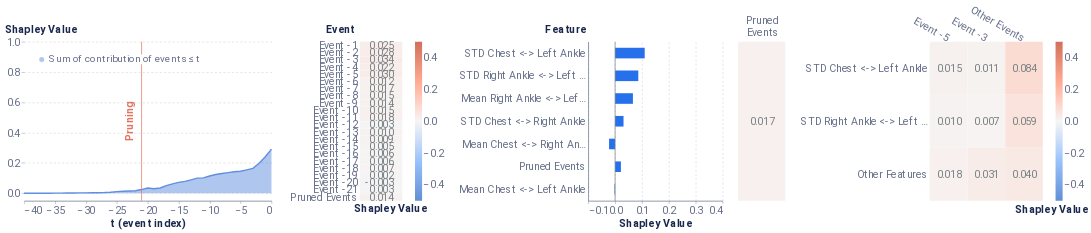

This figure's notebook cell:
### Markdown cell above
### Local Report on positive instance

### Code cell
from timeshap.explainer import local_report

pruning_dict = {'tol': 0.025}
event_dict = {'rs': 42, 'nsamples': 32000}
feature_dict = {'rs': 42, 'nsamples': 32000, 'feature_names': model_features, 'plot_features': plot_feats}
cell_dict = {'rs': 42, 'nsamples': 32000, 'top_x_feats': 2, 'top_x_events': 2}
local_report(f_hs, pos_x_data, pruning_dict, event_dict, feature_dict, cell_dict, average_event, entity_uuid=positive_sequence_id, entity_col='all_id')

### Figure 1 — Vega-Lite specification as saved in the notebook (floating-point values rounded to 4 significant figures)
{"config": {"axis": {"domain": true, "domainColor": "#666F89", "grid": false, "gridCap": "round", "gridColor": "#B3B7C4", "gridDash": [2, 4], "gridWidth": 0.5, "labelColor": "#666F89", "labelFont": "Roboto, Arial, sans-serif", "labelPadding": 2, "tickColor": "#666F89", "tickOpacity": 0.5, "tickSize": 4, "titleColor": "#19274E", "titleFont": "Roboto, Arial, sans-serif", "titleFontSize": 12}, "axisBand": {"domain": true, "labelPadding": 4, "ticks": false}, "axisY": {"domain": false, "titleAlign": "left", "titleAngle": 0, "titleX": -20, "titleY": -10}, "legend": {"labelColor": "#666F89", "labelFont": "Roboto, Arial, sans-serif", "labelFontSize": 12, "symbolSize": 40, "titleColor": "#19274E", "titleFont": "Roboto, Arial, sans-serif", "titleFontSize": 12, "titlePadding": 4}, "arc": {"stroke": "#FFFFFF", "strokeWidth": 1}, "bar": {"fill": "#2770EB", "stroke": null}, "line": {"stroke": "#2770EB", "strokeWidth": 2}, "path": {"stroke": "#2770EB", "strokeWidth": 0.5}, "point": {"fill": "#2770EB", "shape": "circle", "filled": true}, "rect": {"fill": "#2770EB"}, "rule": {"stroke": "#666F89"}, "shape": {"stroke": "#2770EB"}, "text": {"color": "#19274E", "font": "Roboto, Arial, sans-serif", "fontSize": 12}, "range": {"category": ["#2770EB", "#77B98A", "#DA5252", "#FFC400", "#A87AEA", "#00A39E", "#19274E"], "diverging": ["#006360", "#2BB3AE", "#96D9D7", "#FFFFFF", "#EDAAAA", "#DA5252", "#811D1D"], "heatmap": ["#18448F", "#1B4EA5", "#2770EB", "#4C88EE", "#82ACF3", "#A6C4F7", "#E9F1FD"], "ramp": ["#18448F", "#1B4EA5", "#2770EB", "#4C88EE", "#82ACF3", "#A6C4F7", "#E9F1FD"]}, "background": "#FFFFFF", "group": {"fill": "#FFFFFF"}, "header": {"labelColor": "#19274E", "labelFont": "Roboto, Arial, sans-serif", "labelFontSize": 12, "titleColor": "#19274E", "titleFont": "Roboto, Arial, sans-serif", "titleFontSize": 16}, "title": {"anchor": "start", "color": "#19274E", "font": "Roboto, Arial, sans-serif", "fontSize": 20, "fontWeight": "bold", "offset": 20, "subtitleColor": "#19274E", "subtitleFontSize": 16}, "view": {"continuousHeight": 300, "continuousWidth": 400, "stroke": "transparent"}}, "hconcat": [{"layer": [{"mark": {"type": "area", "opacity": 0.5}, "encoding": {"color": {"field": "Coalition", "legend": {"fillColor": "white", "labelFontSize": 14, "labelLimit": 0, "orient": "top-left", "symbolSize": 50, "symbolStrokeWidth": 0, "title": null}, "scale": {"domain": ["Sum of contribution of events ≤ t"], "range": ["#618FE0"]}, "type": "nominal"}, "x": {"axis": {"labelFontSize": 15, "title": "t (event index)", "titleFontSize": 15}, "field": "t (event index)", "type": "quantitative"}, "y": {"axis": {"grid": true, "labelFontSize": 15, "titleFontSize": 15, "titleX": -28}, "field": "Shapley Value", "scale": {"domain": [-0.05, 1]}, "type": "quantitative"}}}, {"mark": "line", "encoding": {"color": {"field": "Coalition", "legend": {"fillColor": "white", "labelFontSize": 14, "labelLimit": 0, "orient": "top-left", "symbolSize": 50, "symbolStrokeWidth": 0, "title": null}, "scale": {"domain": ["Sum of contribution of events ≤ t"], "range": ["#618FE0"]}, "type": "nominal"}, "x": {"axis": {"labelFontSize": 15, "title": "t (event index)", "titleFontSize": 15}, "field": "t (event index)", "type": "quantitative"}, "y": {"axis": {"grid": true, "labelFontSize": 15, "titleFontSize": 15, "titleX": -28}, "field": "Shapley Value", "scale": {"domain": [-0.05, 1]}, "type": "quantitative"}}}, {"data": {"name": "data-77c40498a324a5a1b7a78abec21d38ed"}, "mark": {"type": "rule", "color": "#E17560"}, "encoding": {"x": {"field": "x", "type": "quantitative"}}}, {"data": {"name": "data-00f9f9d497b03298be4af29d0ce28e00"}, "mark": {"type": "text", "angle": 270, "color": "#E17560", "fontSize": 15, "fontWeight": "bold", "text": "Pruning"}, "encoding": {"x": {"field": "x", "type": "quantitative"}}}], "data": {"name": "data-866a006dc2932ea3c649d2d44fe19436"}, "height": 225, "width": 350}, {"layer": [{"mark": "rect", "encoding": {"color": {"field": "rounded", "legend": {"gradientLength": 225, "gradientThickness": 10, "labelFontSize": 15, "orient": "right"}, "scale": {"domain": [-0.5, 0.5], "range": ["#5f8fd6", "#99c3fb", "#f5f5f5", "#ffaa92", "#d16f5b"]}, "title": null, "type": "quantitative"}, "x": {"axis": {"title": "Shapley Value", "titleFontSize": 15}, "field": "column", "type": "ordinal"}, "y": {"axis": {"domain": false, "labelFontSize": 15, "title": "Event", "titleFontSize": 15, "titleX": -49}, "field": "Feature", "sort": ["Event -1", "Event -2", "Event -3", "Event -4", "Event -5", "Event -6", "Event -7", "Event -8", "Event -9", "Event -10", "Event -11", "Event -12", "Event -13", "Event -14", "Event -15", "Event -16", "Event -17", "Event -18", "Event -19", "Event -20", "Event -21", "Pruned Events"], "type": "ordinal"}}}, {"mark": {"type": "text", "align": "right", "baseline": "middle", "color": "#798184", "dx": 18, "fontSize": 15}, "encoding": {"text": {"field": "rounded_str", "type": "nominal"}, "x": {"axis": {"domain": false, "labels": false, "title": "Shapley Value", "titleX": 43}, "field": "column", "type": "ordinal"}, "y": {"axis": {"domain": false, "labelFontSize": 15, "title": "Event", "titleFontSize": 15, "titleX": -49}, "field": "Feature", "sort": ["Event -1", "Event -2", "Event -3", "Event -4", "Event -5", "Event -6", "Event -7", "Event -8", "Event -9", "Event -10", "Event -11", "Event -12", "Event -13", "Event -14", "Event -15", "Event -16", "Event -17", "Event -18", "Event -19", "Event -20", "Event -21", "Pruned Events"], "type": "ordinal"}}}], "data": {"name": "data-c47b16ba11be92f15e1911ae73cc35f3"}, "height": 225, "width": 60}, {"layer": [{"data": {"name": "data-8c1003e0fd0090c2eb9abb92cc4e71a5"}, "mark": {"type": "bar", "size": 15, "thickness": 1}, "encoding": {"x": {"axis": {"grid": true, "labelFontSize": 15, "title": "Shapley Value", "titleFontSize": 15}, "field": "Shapley Value", "scale": {"domain": [-0.1, 0.4]}, "type": "quantitative"}, "y": {"axis": {"labelFontSize": 15, "title": "Feature", "titleFontSize": 15, "titleX": -61}, "field": "Feature", "sort": {"field": "sort_col", "order": "descending"}, "type": "nominal"}}}, {"data": {"name": "data-9c00aa9dc2b1c1a0b4bf9b34ead12925"}, "mark": {"type": "rule", "color": "#798184"}, "encoding": {"x": {"field": "x", "type": "quantitative"}}}], "height": 225, "width": 190}, {"hconcat": [{"layer": [{"mark": "rect", "encoding": {"color": {"field": "rounded", "legend": null, "scale": {"domain": [-0.5, 0.5], "range": ["#5f8fd6", "#99c3fb", "#f5f5f5", "#ffaa92", "#d16f5b"]}, "title": null, "type": "quantitative"}, "x": {"axis": {"titleFontSize": 15}, "field": "Event", "type": "nominal"}, "y": {"axis": {"domain": false, "labels": false, "title": null}, "field": "Feature", "type": "nominal"}}}, {"mark": {"type": "text", "align": "right", "baseline": "middle", "color": "#798184", "dx": 18, "fontSize": 15}, "encoding": {"text": {"field": "rounded_str", "type": "nominal"}, "x": {"axis": {"domain": false, "labelAngle": 0, "labelFontSize": 15, "labelOffset": 24, "labelPadding": 30, "orient": "top", "title": null}, "field": "Event", "type": "nominal"}, "y": {"axis": {"domain": false, "labels": false, "title": null}, "field": "Feature", "type": "nominal"}}}], "data": {"name": "data-3e2d131c4ffe35ecdbc65e5f2631b24a"}, "height": 225, "width": 66.67}, {"layer": [{"mark": "rect", "encoding": {"color": {"field": "rounded", "legend": {"gradientLength": 225, "gradientThickness": 10, "labelFontSize": 15, "orient": "right"}, "scale": {"domain": [-0.5, 0.5], "range": ["#5f8fd6", "#99c3fb", "#f5f5f5", "#ffaa92", "#d16f5b"]}, "title": null, "type": "quantitative"}, "x": {"axis": {"titleFontSize": 15}, "field": "Event", "sort": ["Event -5", "Event -3"], "type": "nominal"}, "y": {"axis": {"domain": false, "labelFontSize": 15, "title": null}, "field": "Feature", "sort": ["STD Chest <-> Left Ankle", "STD Right Ankle <-> Left Ankle"], "type": "nominal"}}}, {"mark": {"type": "text", "align": "right", "baseline": "middle", "color": "#798184", "dx": 18, "fontSize": 15}, "encoding": {"text": {"field": "rounded_str", "type": "nominal"}, "x": {"axis": {"domain": false, "labelAngle": 30, "labelFontSize": 15, "orient": "top", "title": "Shapley Value", "titleX": 172, "titleY": 245}, "field": "Event", "sort": ["Event -5", "Event -3"], "type": "nominal"}, "y": {"axis": {"domain": false, "labelFontSize": 15, "title": null}, "field": "Feature", "sort": ["STD Chest <-> Left Ankle", "STD Right Ankle <-> Left Ankle"], "type": "nominal"}}}], "data": {"name": "data-3a791d7f894fd02b0fe288f6b041381b"}, "height": 225, "width": 160}], "resolve": {"scale": {"color": "independent"}}}], "resolve": {"scale": {"color": "independent"}}, "$schema": "https://vega.github.io/schema/vega-lite/v4.17.0.json", "datasets": {"data-866a006dc2932ea3c649d2d44fe19436": [{"Coalition": "Sum of contribution of events > t", "t (event index)": 0, "Shapley Value": 0.0}, {"Coalition": "Sum of contribution of events ≤ t", "t (event index)": 0, "Shapley Value": 0.2913}, {"Coalition": "Sum of contribution of events > t", "t (event index)": -1, "Shapley Value": 0.05071}, {"Coalition": "Sum of contribution of events ≤ t", "t (event index)": -1, "Shapley Value": 0.2406}, {"Coalition": "Sum of contribution of events > t", "t (event index)": -2, "Shapley Value": 0.09419}, {"Coalition": "Sum of contribution of events ≤ t", "t (event index)": -2, "Shapley Value": 0.1972}, {"Coalition": "Sum of contribution of events > t", "t (event index)": -3, "Shapley Value": 0.1272}, {"Coalition": "Sum of contribution of events ≤ t", "t (event index)": -3, "Shapley Value": 0.1642}, {"Coalition": "Sum of contribution of events > t", "t (event index)": -4, "Shapley Value": 0.1371}, {"Coalition": "Sum of contribution of events ≤ t", "t (event index)": -4, "Shapley Value": 0.1543}, {"Coalition": "Sum of contribution of events > t", "t (event index)": -5, "Shapley Value": 0.1461}, {"Coalition": "Sum of contribution of events ≤ t", "t (event index)": -5, "Shapley Value": 0.1453}, {"Coalition": "Sum of contribution of events > t", "t (event index)": -6, "Shapley Value": 0.1495}, {"Coalition": "Sum of contribution of events ≤ t", "t (event index)": -6, "Shapley Value": 0.1418}, {"Coalition": "Sum of contribution of events > t", "t (event index)": -7, "Shapley Value": 0.1555}, {"Coalition": "Sum of contribution of events ≤ t", "t (event index)": -7, "Shapley Value": 0.1358}, {"Coalition": "Sum of contribution of events > t", "t (event index)": -8, "Shapley Value": 0.1615}, {"Coalition": "Sum of contribution of events ≤ t", "t (event index)": -8, "Shapley Value": 0.1299}, {"Coalition": "Sum of contribution of events > t", "t (event index)": -9, "Shapley Value": 0.1677}, {"Coalition": "Sum of contribution of events ≤ t", "t (event index)": -9, "Shapley Value": 0.1236}, {"Coalition": "Sum of contribution of events > t", "t (event index)": -10, "Shapley Value": 0.1775}, {"Coalition": "Sum of contribution of events ≤ t", "t (event index)": -10, "Shapley Value": 0.1139}, {"Coalition": "Sum of contribution of events > t", "t (event index)": -11, "Shapley Value": 0.19}, {"Coalition": "Sum of contribution of events ≤ t", "t (event index)": -11, "Shapley Value": 0.1013}, {"Coalition": "Sum of contribution of events > t", "t (event index)": -12, "Shapley Value": 0.192}, {"Coalition": "Sum of contribution of events ≤ t", "t (event index)": -12, "Shapley Value": 0.09936}, {"Coalition": "Sum of contribution of events > t", "t (event index)": -13, "Shapley Value": 0.2032}, {"Coalition": "Sum of contribution of events ≤ t", "t (event index)": -13, "Shapley Value": 0.08809}, {"Coalition": "Sum of contribution of events > t", "t (event index)": -14, "Shapley Value": 0.2129}, {"Coalition": "Sum of contribution of events ≤ t", "t (event index)": -14, "Shapley Value": 0.07846}, {"Coalition": "Sum of contribution of events > t", "t (event index)": -15, "Shapley Value": 0.2197}, {"Coalition": "Sum of contribution of events ≤ t", "t (event index)": -15, "Shapley Value": 0.07161}, {"Coalition": "Sum of contribution of events > t", "t (event index)": -16, "Shapley Value": 0.2296}, {"Coalition": "Sum of contribution of events ≤ t", "t (event index)": -16, "Shapley Value": 0.0617}, {"Coalition": "Sum of contribution of events > t", "t (event index)": -17, "Shapley Value": 0.241}, {"Coalition": "Sum of contribution of events ≤ t", "t (event index)": -17, "Shapley Value": 0.05032}, {"Coalition": "Sum of contribution of events > t", "t (event index)": -18, "Shapley Value": 0.2566}, {"Coalition": "Sum of contribution of events ≤ t", "t (event index)": -18, "Shapley Value": 0.03476}, {"Coalition": "Sum of contribution of events > t", "t (event index)": -19, "Shapley Value": 0.2619}, {"Coalition": "Sum of contribution of events ≤ t", "t (event index)": -19, "Shapley Value": 0.02946}, {"Coalition": "Sum of contribution of events > t", "t (event index)": -20, "Shapley Value": 0.2568}, {"Coalition": "Sum of contribution of events ≤ t", "t (event index)": -20, "Shapley Value": 0.03453}, {"Coalition": "Sum of contribution of events > t", "t (event index)": -21, "Shapley Value": 0.2673}, {"Coalition": "Sum of contribution of events ≤ t", "t (event index)": -21, "Shapley Value": 0.02408}, {"Coalition": "Sum of contribution of events > t", "t (event index)": -22, "Shapley Value": 0.2749}, {"Coalition": "Sum of contribution of events ≤ t", "t (event index)": -22, "Shapley Value": 0.01641}, {"Coalition": "Sum of contribution of events > t", "t (event index)": -23, "Shapley Value": 0.2764}, {"Coalition": "Sum of contribution of events ≤ t", "t (event index)": -23, "Shapley Value": 0.01498}, {"Coalition": "Sum of contribution of events > t", "t (event index)": -24, "Shapley Value": 0.278}, {"Coalition": "Sum of contribution of events ≤ t", "t (event index)": -24, "Shapley Value": 0.01333}, {"Coalition": "Sum of contribution of events > t", "t (event index)": -25, "Shapley Value": 0.2811}, {"Coalition": "Sum of contribution of events ≤ t", "t (event index)": -25, "Shapley Value": 0.01023}, {"Coalition": "Sum of contribution of events > t", "t (event index)": -26, "Shapley Value": 0.2846}, {"Coalition": "Sum of contribution of events ≤ t", "t (event index)": -26, "Shapley Value": 0.006729}, {"Coalition": "Sum of contribution of events > t", "t (event index)": -27, "Shapley Value": 0.2869}, {"Coalition": "Sum of contribution of events ≤ t", "t (event index)": -27, "Shapley Value": 0.00446}, {"Coalition": "Sum of contribution of events > t", "t (event index)": -28, "Shapley Value": 0.288}, {"Coalition": "Sum of contribution of events ≤ t", "t (event index)": -28, "Shapley Value": 0.003335}, {"Coalition": "Sum of contribution of events > t", "t (event index)": -29, "Shapley Value": 0.2883}, {"Coalition": "Sum of contribution of events ≤ t", "t (event index)": -29, "Shapley Value": 0.003041}, {"Coalition": "Sum of contribution of events > t", "t (event index)": -30, "Shapley Value": 0.2889}, {"Coalition": "Sum of contribution of events ≤ t", "t (event index)": -30, "Shapley Value": 0.002439}, {"Coalition": "Sum of contribution of events > t", "t (event index)": -31, "Shapley Value": 0.2893}, {"Coalition": "Sum of contribution of events ≤ t", "t (event index)": -31, "Shapley Value": 0.002011}, {"Coalition": "Sum of contribution of events > t", "t (event index)": -32, "Shapley Value": 0.2899}, {"Coalition": "Sum of contribution of events ≤ t", "t (event index)": -32, "Shapley Value": 0.001399}, {"Coalition": "Sum of contribution of events > t", "t (event index)": -33, "Shapley Value": 0.2904}, {"Coalition": "Sum of contribution of events ≤ t", "t (event index)": -33, "Shapley Value": 0.0009436}, {"Coalition": "Sum of contribution of events > t", "t (event index)": -34, "Shapley Value": 0.2909}, {"Coalition": "Sum of contribution of events ≤ t", "t (event index)": -34, "Shapley Value": 0.0004788}, {"Coalition": "Sum of contribution of events > t", "t (event index)": -35, "Shapley Value": 0.291}, {"Coalition": "Sum of contribution of events ≤ t", "t (event index)": -35, "Shapley Value": 0.0003401}, {"Coalition": "Sum of contribution of events > t", "t (event index)": -36, "Shapley Value": 0.2911}, {"Coalition": "Sum of contribution of events ≤ t", "t (event index)": -36, "Shapley Value": 0.0002846}, {"Coalition": "Sum of contribution of events > t", "t (event index)": -37, "Shapley Value": 0.2911}, {"Coalition": "Sum of contribution of events ≤ t", "t (event index)": -37, "Shapley Value": 0.0002378}, {"Coalition": "Sum of contribution of events > t", "t (event index)": -38, "Shapley Value": 0.2912}, {"Coalition": "Sum of contribution of events ≤ t", "t (event index)": -38, "Shapley Value": 0.0001912}, {"Coalition": "Sum of contribution of events > t", "t (event index)": -39, "Shapley Value": 0.2912}, {"Coalition": "Sum of contribution of events ≤ t", "t (event index)": -39, "Shapley Value": 0.000141}, {"Coalition": "Sum of contribution of events > t", "t (event index)": -40, "Shapley Value": 0.2913}, {"Coalition": "Sum of contribution of events ≤ t", "t (event index)": -40, "Shapley Value": 8.908e-05}], "data-77c40498a324a5a1b7a78abec21d38ed": [{"x": -21}], "data-00f9f9d497b03298be4af29d0ce28e00": [{"x": -23}], "data-c47b16ba11be92f15e1911ae73cc35f3": [{"Shapley Value": 0.02495, "Feature": "Event -1", "row": 1, "column": 1, "rounded": 0.025, "rounded_str": "0.025"}, {"Shapley Value": 0.02774, "Feature": "Event -2", "row": 2, "column": 1, "rounded": 0.028, "rounded_str": "0.028"}, {"Shapley Value": 0.0345, "Feature": "Event -3", "row": 3, "column": 1, "rounded": 0.034, "rounded_str": "0.034"}, {"Shapley Value": 0.02169, "Feature": "Event -4", "row": 4, "column": 1, "rounded": 0.022, "rounded_str": "0.022"}, {"Shapley Value": 0.02963, "Feature": "Event -5", "row": 5, "column": 1, "rounded": 0.03, "rounded_str": "0.030"}, {"Shapley Value": 0.01225, "Feature": "Event -6", "row": 6, "column": 1, "rounded": 0.012, "rounded_str": "0.012"}, {"Shapley Value": 0.01725, "Feature": "Event -7", "row": 7, "column": 1, "rounded": 0.017, "rounded_str": "0.017"}, {"Shapley Value": 0.01531, "Feature": "Event -8", "row": 8, "column": 1, "rounded": 0.015, "rounded_str": "0.015"}, {"Shapley Value": 0.01394, "Feature": "Event -9", "row": 9, "column": 1, "rounded": 0.014, "rounded_str": "0.014"}, {"Shapley Value": 0.01484, "Feature": "Event -10", "row": 10, "column": 1, "rounded": 0.015, "rounded_str": "0.015"}, {"Shapley Value": 0.01762, "Feature": "Event -11", "row": 11, "column": 1, "rounded": 0.018, "rounded_str": "0.018"}, {"Shapley Value": 0.002768, "Feature": "Event -12", "row": 12, "column": 1, "rounded": 0.003, "rounded_str": "0.003"}, {"Shapley Value": 0.01018, "Feature": "Event -13", "row": 13, "column": 1, "rounded": 0.01, "rounded_str": "0.010"}, {"Shapley Value": 0.00853, "Feature": "Event -14", "row": 14, "column": 1, "rounded": 0.009, "rounded_str": "0.009"}, {"Shapley Value": 0.004752, "Feature": "Event -15", "row": 15, "column": 1, "rounded": 0.005, "rounded_str": "0.005"}, {"Shapley Value": 0.006098, "Feature": "Event -16", "row": 16, "column": 1, "rounded": 0.006, "rounded_str": "0.006"}, {"Shapley Value": 0.006267, "Feature": "Event -17", "row": 17, "column": 1, "rounded": 0.006, "rounded_str": "0.006"}, {"Shapley Value": 0.006954, "Feature": "Event -18", "row": 18, "column": 1, "rounded": 0.007, "rounded_str": "0.007"}, {"Shapley Value": 0.00167, "Feature": "Event -19", "row": 19, "column": 1, "rounded": 0.002, "rounded_str": "0.002"}, {"Shapley Value": -0.002895, "Feature": "Event -20", "row": 20, "column": 1, "rounded": -0.003, "rounded_str": "-0.003"}, {"Shapley Value": 0.00307, "Feature": "Event -21", "row": 21, "column": 1, "rounded": 0.003, "rounded_str": "0.003"}, {"Shapley Value": 0.01423, "Feature": "Pruned Events", "row": 22, "column": 1, "rounded": 0.014, "rounded_str": "0.014"}], "data-8c1003e0fd0090c2eb9abb92cc4e71a5": [{"Random seed": 42, "NSamples": 32000, "Feature": "Mean Chest <-> Right Ankle", "Shapley Value": -0.02246, "sort_col": 0.02246}, {"Random seed": 42, "NSamples": 32000, "Feature": "STD Chest <-> Right Ankle", "Shapley Value": 0.0314, "sort_col": 0.0314}, {"Random seed": 42, "NSamples": 32000, "Feature": "Mean Chest <-> Left Ankle", "Shapley Value": -0.002152, "sort_col": 0.002152}, {"Random seed": 42, "NSamples": 32000, "Feature": "STD Chest <-> Left Ankle", "Shapley Value": 0.1102, "sort_col": 0.1102}, {"Random seed": 42, "NSamples": 32000, "Feature": "Mean Right Ankle <-> Left Ankle", "Shapley Value": 0.06634, "sort_col": 0.06634}, {"Random seed": 42, "NSamples": 32000, "Feature": "STD Right Ankle <-> Left Ankle", "Shapley Value": 0.0864, "sort_col": 0.0864}, {"Random seed": 42, "NSamples": 32000, "Feature": "Pruned Events", "Shapley Value": 0.02162, "sort_col": 0.02162}], "data-9c00aa9dc2b1c1a0b4bf9b34ead12925": [{"x": 0}], "data-3e2d131c4ffe35ecdbc65e5f2631b24a": [{"Event": ["Pruned", "Events"], "Feature": "Other features", "rounded": 0.017, "rounded_str": "0.017"}], "data-3a791d7f894fd02b0fe288f6b041381b": [{"Event": "Other Events", "Feature": "STD Chest <-> Left Ankle", "Shapley Value": 0.08391, "rounded": 0.084, "rounded_str": "0.084"}, {"Event": "Other Events", "Feature": "STD Right Ankle <-> Left Ankle", "Shapley Value": 0.05853, "rounded": 0.059, "rounded_str": "0.059"}, {"Event": "Other Events", "Feature": "Other Features", "Shapley Value": 0.04021, "rounded": 0.04, "rounded_str": "0.040"}, {"Event": "Event -3", "Feature": "Other Features", "Shapley Value": 0.03102, "rounded": 0.031, "rounded_str": "0.031"}, {"Event": "Event -5", "Feature": "Other Features", "Shapley Value": 0.0182, "rounded": 0.018, "rounded_str": "0.018"}, {"Event": "Event -5", "Feature": "STD Chest <-> Left Ankle", "Shapley Value": 0.01463, "rounded": 0.015, "rounded_str": "0.015"}, {"Event": "Event -3", "Feature": "STD Chest <-> Left Ankle", "Shapley Value": 0.01099, "rounded": 0.011, "rounded_str": "0.011"}, {"Event": "Event -5", "Feature": "STD Right Ankle <-> Left Ankle", "Shapley Value": 0.009666, "rounded": 0.01, "rounded_str": "0.010"}, {"Event": "Event -3", "Feature": "STD Right Ankle <-> Left Ankle", "Shapley Value": 0.006862, "rounded": 0.007, "rounded_str": "0.007"}]}}
